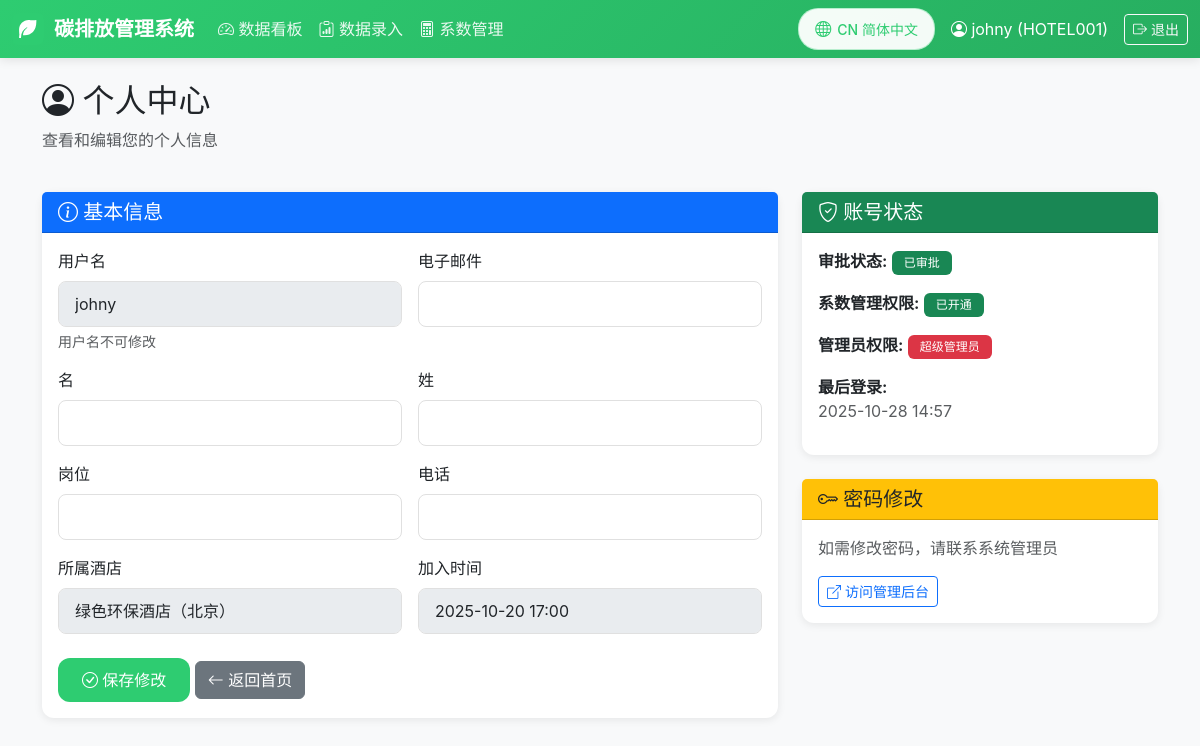
The page /profile/ (signed in) on the database as committed earlier.
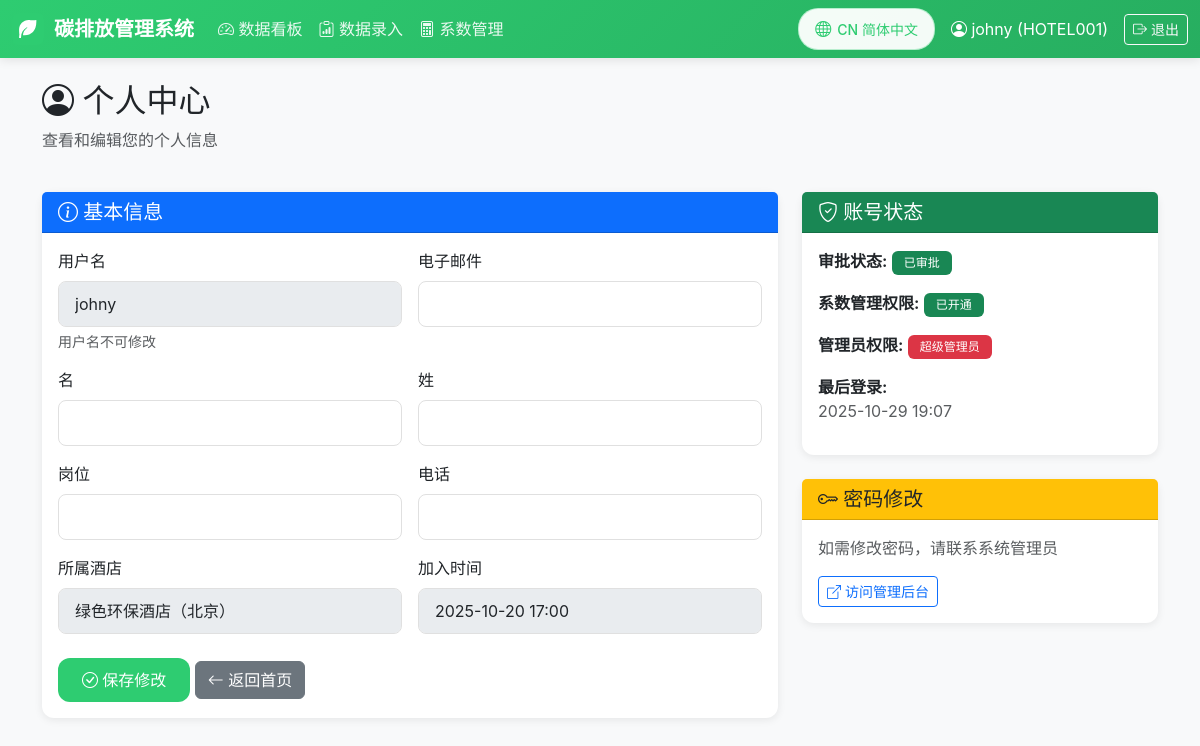
The same page on the database as committed later.
### coefficients/models.py (models this page shows, shortened)
class CustomUser(AbstractUser):
    hotel = models.ForeignKey(
        Hotel,
        on_delete=models.SET_NULL,
        null=True,
        blank=True,
        verbose_name=_('所属酒店'),
        related_name='users'
    )
    position = models.CharField(_('岗位'), max_length=100, blank=True)
    phone = models.CharField(_('电话'), max_length=20, blank=True)
    is_approved = models.BooleanField(_('是否审批通过'), default=False)
    can_manage_coefficients = models.BooleanField(_('可管理系数'), default=False)
    class Meta:
        verbose_name = _('用户')
        verbose_name_plural = _('用户')

class Hotel(models.Model):
    code = models.CharField(_('酒店代码'), max_length=50, unique=True)
    name = models.CharField(_('酒店名称'), max_length=200)
    name_en = models.CharField(_('酒店名称(英文)'), max_length=200, blank=True)
    created_at = models.DateTimeField(_('创建时间'), auto_now_add=True)
    updated_at = models.DateTimeField(_('更新时间'), auto_now=True)
    is_active = models.BooleanField(_('是否启用'), default=True)
    class Meta:
        verbose_name = _('酒店')
        verbose_name_plural = _('酒店')
        ordering = ['code']

### coefficients/views.py (the view, shortened to what this page needs)
# urls.py: path('profile/', views.profile, name='profile'),
@login_required
def profile(request):
    return render(request, 'coefficients/profile.html', {
        'user': request.user
    })

### templates/coefficients/profile.html (shortened to what this page needs)
{% extends "base.html" %}
{% load i18n %}
{% block content %}
<div class="container mt-4">
    <div class="row mb-4">
        <div class="col">
            <h2><i class="bi bi-person-circle"></i> {% trans "个人中心" %}</h2>
            <p class="text-muted">{% trans "查看和编辑您的个人信息" %}</p>
        </div>
    </div>
    <div class="row">
        <div class="col-lg-8">
            <div class="card mb-4">
                <div class="card-header bg-primary text-white">
                    <h5 class="mb-0"><i class="bi bi-info-circle"></i> {% trans "基本信息" %}</h5>
                </div>
                <div class="card-body">
                    <form method="post">
                        <div class="row g-3">
                            <div class="col-md-6">
                                <label for="username" class="form-label">{% trans "用户名" %}</label>
                                <input type="text" class="form-control" id="username" value="{{ user.username }}" disabled>
                                <div class="form-text">{% trans "用户名不可修改" %}</div>
                            </div>
                            <div class="col-md-6">
                                <label for="email" class="form-label">{% trans "电子邮件" %}</label>
                                <input type="email" class="form-control" id="email" name="email" value="{{ user.email }}">
                            </div>
                            <div class="col-md-6">
                                <label for="first_name" class="form-label">{% trans "名" %}</label>
                                <input type="text" class="form-control" id="first_name" name="first_name" value="{{ user.first_name }}">
                            </div>
                            <div class="col-md-6">
                                <label for="last_name" class="form-label">{% trans "姓" %}</label>
                                <input type="text" class="form-control" id="last_name" name="last_name" value="{{ user.last_name }}">
                            </div>
                            <div class="col-md-6">
                                <label for="position" class="form-label">{% trans "岗位" %}</label>
                                <input type="text" class="form-control" id="position" name="position" value="{{ user.position }}">
                            </div>
                            <div class="col-md-6">
                                <label for="phone" class="form-label">{% trans "电话" %}</label>
                                <input type="text" class="form-control" id="phone" name="phone" value="{{ user.phone }}">
                            </div>
                            <div class="col-md-6">
                                <label for="hotel" class="form-label">{% trans "所属酒店" %}</label>
                                <input type="text" class="form-control" id="hotel" value="{% if user.hotel %}{{ user.hotel.name }}{% else %}-{% endif %}" disabled>
                            </div>
                            <div class="col-md-6">
                                <label for="date_joined" class="form-label">{% trans "加入时间" %}</label>
                                <input type="text" class="form-control" id="date_joined" value="{{ user.date_joined|date:'Y-m-d H:i' }}" disabled>
                            </div>
                        </div>
                        <div class="mt-4">
                            <button type="submit" class="btn btn-primary">
                                <i class="bi bi-check-circle"></i> {% trans "保存修改" %}
                            </button>
                            <a href="{% url 'dashboard' %}" class="btn btn-secondary">
                                <i class="bi bi-arrow-left"></i> {% trans "返回首页" %}
                            </a>
                        </div>
                    </form>
                </div>
            </div>
        </div>
        <div class="col-lg-4">
            <div class="card mb-4">
                <div class="card-header bg-success text-white">
                    <h5 class="mb-0"><i class="bi bi-shield-check"></i> {% trans "账号状态" %}</h5>
                </div>
                <div class="card-body">
                    <div class="mb-3">
                        <strong>{% trans "审批状态" %}:</strong>
                        {% if user.is_approved %}
                            <span class="badge bg-success">{% trans "已审批" %}</span>
                        {% else %}
                            <span class="badge bg-warning">{% trans "待审批" %}</span>
                        {% endif %}
                    </div>
                    <div class="mb-3">
                        <strong>{% trans "系数管理权限" %}:</strong>
                        {% if user.can_manage_coefficients or user.is_superuser %}
                            <span class="badge bg-success">{% trans "已开通" %}</span>
                        {% else %}
                            <span class="badge bg-secondary">{% trans "未开通" %}</span>
                        {% endif %}
                    </div>
                    <div class="mb-3">
                        <strong>{% trans "管理员权限" %}:</strong>
                        {% if user.is_superuser %}
                            <span class="badge bg-danger">{% trans "超级管理员" %}</span>
                        {% elif user.is_staff %}
                            <span class="badge bg-info">{% trans "管理员" %}</span>
                        {% else %}
                            <span class="badge bg-secondary">{% trans "普通用户" %}</span>
                        {% endif %}
                    </div>
                    <div class="mb-3">
                        <strong>{% trans "最后登录" %}:</strong>
                        <div class="text-muted">{{ user.last_login|date:'Y-m-d H:i' }}</div>
                    </div>
                </div>
            </div>
            <div class="card">
                <div class="card-header bg-warning text-dark">
                    <h5 class="mb-0"><i class="bi bi-key"></i> {% trans "密码修改" %}</h5>
                </div>
                <div class="card-body">
                    <p class="text-muted">{% trans "如需修改密码，请联系系统管理员" %}</p>
                    <a href="{% url 'admin:index' %}" class="btn btn-sm btn-outline-primary" target="_blank">
                        <i class="bi bi-box-arrow-up-right"></i> {% trans "访问管理后台" %}
                    </a>
                </div>
            </div>
        </div>
    </div>
</div>
{% endblock %}

### templates/base.html (shortened to what this page needs)
{% load static %}
{% load i18n %}
<!DOCTYPE html>
<html lang="{{ LANGUAGE_CODE }}">
<head>
    <link href="https://cdn.jsdelivr.net/npm/bootstrap@5.3.0/dist/css/bootstrap.min.css" rel="stylesheet">
    <link rel="stylesheet" href="https://cdn.jsdelivr.net/npm/bootstrap-icons@1.11.0/font/bootstrap-icons.css">
</head>
<body>
    {% if user.is_authenticated %}
    <nav class="navbar navbar-expand-lg navbar-dark mb-4">
        <div class="container-fluid">
            <a class="navbar-brand" href="{% url 'dashboard' %}">
                <img src="{% static 'images/leaf-icon.svg' %}" alt="Leaf Icon">
                {% trans "碳排放管理系统" %}
            </a>
            <div class="collapse navbar-collapse" id="navbarNav">
                <ul class="navbar-nav me-auto">
                    <li class="nav-item">
                        <a class="nav-link" href="{% url 'dashboard' %}">
                            <i class="bi bi-speedometer2"></i> {% trans "数据看板" %}
                        </a>
                    </li>
                    <li class="nav-item">
                        <a class="nav-link" href="{% url 'consumption_list' %}">
                            <i class="bi bi-clipboard-data"></i> {% trans "数据录入" %}
                        </a>
                    </li>
                    {% if user.can_manage_coefficients or user.is_superuser %}
                    <li class="nav-item">
                        <a class="nav-link" href="{% url 'coefficient_list' %}">
                            <i class="bi bi-calculator"></i> {% trans "系数管理" %}
                        </a>
                    </li>
                    {% endif %}
                </ul>
                <div class="d-flex align-items-center gap-3">
                    <div class="language-switcher">
                        <form action="{% url 'set_language' %}" method="post" id="languageForm">
                            <button type="button" class="btn btn-sm" id="languageToggle">
                                <i class="bi bi-globe"></i>
                                <span id="languageText">{% if LANGUAGE_CODE == 'zh-hans' %}CN 简体中文{% else %}EN English{% endif %}</span>
                            </button>
                        </form>
                    </div>
                    <a href="{% url 'profile' %}" class="text-white text-decoration-none">
                        <i class="bi bi-person-circle"></i> {{ user.username }}
                        {% if user.hotel %}({{ user.hotel.code }}){% endif %}
                    </a>
                    <a href="{% url 'logout' %}" class="btn btn-sm btn-outline-light">
                        <i class="bi bi-box-arrow-right"></i> {% trans "退出" %}
                    </a>
                </div>
            </div>
        </div>
    </nav>
    {% endif %}
    <div class="container-fluid">
        {% block content %}{% endblock %}
    </div>
</body>
</html>

### templates/base.html (style rules this page uses)
:root { --primary-color: #2ecc71; --secondary-color: #27ae60; --dark-color: #1a1a1a; --light-color: #f8f9fa; --border-radius: 12px; }
body { font-family: -apple-system, BlinkMacSystemFont, "Segoe UI", Roboto, "Helvetica Neue", Arial, sans-serif; background-color: var(--light-color); }
.navbar { background: linear-gradient(135deg, var(--primary-color), var(--secondary-color)); box-shadow: 0 2px 10px rgba(0,0,0,0.1); }
.navbar-brand { font-weight: 600; color: white !important; display: flex; align-items: center; gap: 10px; }
.navbar-brand img { width: 32px; height: 32px; border-radius: 6px; }
.nav-link { color: rgba(255,255,255,0.9) !important; transition: all 0.3s; }
.btn-primary { background: var(--primary-color); border: none; border-radius: var(--border-radius); padding: 10px 24px; font-weight: 500; transition: all 0.3s; }
.card { border: none; border-radius: var(--border-radius); box-shadow: 0 2px 8px rgba(0,0,0,0.08); transition: all 0.3s; }
.form-control, .form-select { border-radius: 8px; border: 1px solid #e0e0e0; padding: 10px 16px; transition: all 0.3s; }
.badge { padding: 6px 12px; border-radius: 6px; font-weight: 500; }
.language-switcher { position: relative; }
.language-switcher button { background: rgba(255, 255, 255, 0.95); border: 1.5px solid rgba(46, 204, 113, 0.3); color: var(--primary-color); padding: 8px 16px; border-radius: 20px; transition: all 0.3s; font-weight: 500; font-size: 14px; display: flex; align-items: center; gap: 6px; cursor: pointer; }
.language-switcher button i { font-size: 16px; }

Rows that differ between the two databases and show on the page:
changed CustomUser "johny": last_login "2025-10-28 14:57" → "2025-10-29 19:07"
